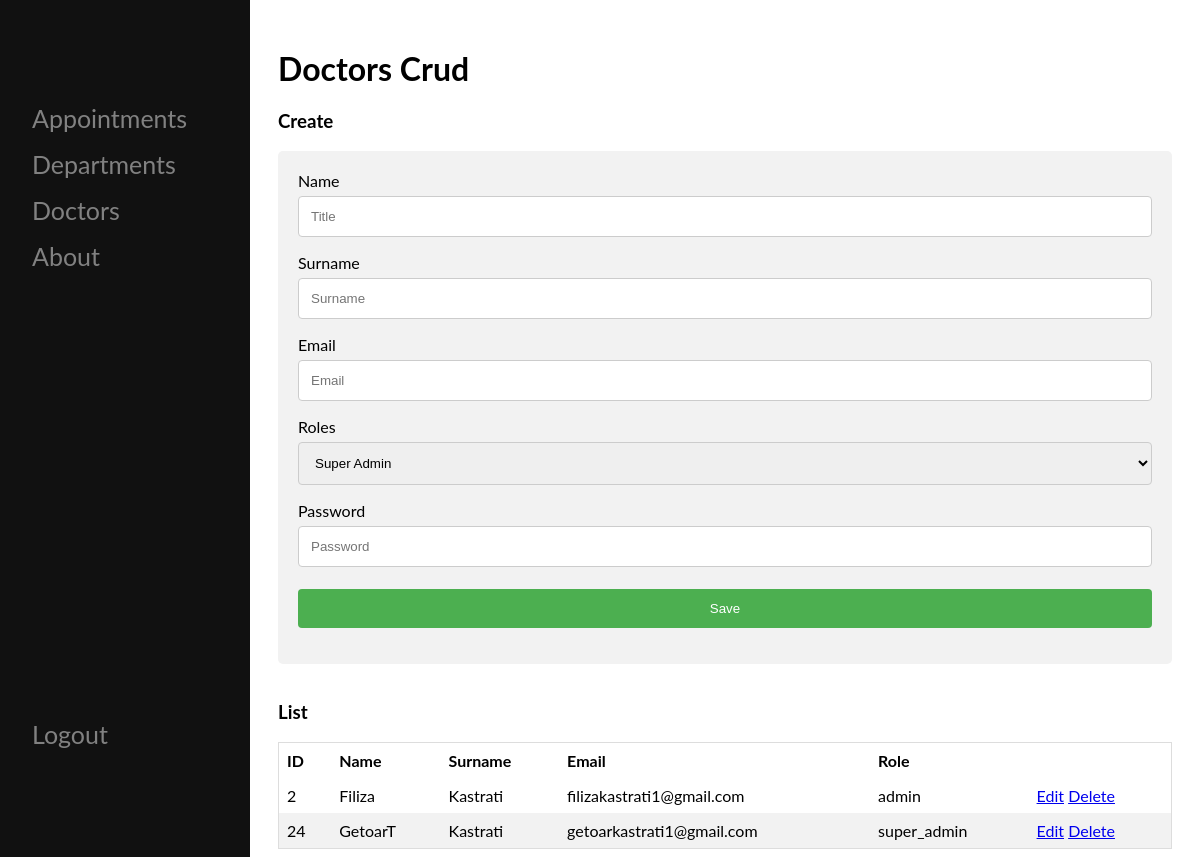
Page /admin/users/index.php on the committed database.
### tables this page shows
CREATE TABLE `users` (
  `id` int(11) NOT NULL,
  `name` varchar(60) NOT NULL,
  `surname` varchar(60) DEFAULT NULL,
  `email` varchar(80) NOT NULL,
  `user_role` varchar(15) NOT NULL,
  `password` varchar(60) NOT NULL
);

### classes/User.php (called while the page is built, shortened)
<?php
class User
{
    public static function getAll()
    {
        $conn = Database::connection();
        $sql = $conn->query("SELECT * FROM users");
        return $sql->fetch_all( MYSQLI_ASSOC);
    }
}

### admin/users/index.php (the view, shortened to what this page needs)
<?php
require("../../classes/User.php");
if ($_SERVER['REQUEST_METHOD'] === 'POST') {
    if (isset($_POST["name"]) && isset($_POST["surname"]) && isset($_POST["email"]) && filter_var($_POST["email"], FILTER_VALIDATE_EMAIL) && !empty($_POST["name"]) && !empty($_POST["surname"]) && !empty($_POST["email"])) {
        $name = $_POST["name"];
        $surname = $_POST["surname"];
        $email = $_POST["email"];
        $userRole = $_POST["user_role"];
        $password = $_POST["password"];
        $user = new User();
        $user->setName($name);
        $user->setSurname($surname);
        $user->setEmail($email);
        $user->setRole($userRole);
        $user->setPassword($password);
        if (isset($_POST["id"]) && !empty($_POST["id"])) {
            $user->setId($_POST["id"]);
            $saved = $user->updateInDatabase();
        } else {
            $saved = $user->saveToDatabase();
        }
        if ($saved) {
            $_SESSION['admin_message'] = 'User created!';
        } else {
            $_SESSION['admin_error'] = 'Failed saving!';
        }
    } else {
        $_SESSION['admin_error'] = 'Fill all fields!';
    }
    header("Location: /medical-clinic/admin/users");
    exit();
} else {
    $users = User::getAll();
}
?>
<!DOCTYPE html>
<html>
<head>
    <link rel="stylesheet" href="../../css/admin-style.css"/>
</head>
<body>
<?php include "../../components/admin_nav.php" ?>
<h1>Doctors Crud</h1>
<?php
if (isset($user)) {
    echo "<h3>${user['name']}</h3>";
} else {
    echo '<h3>Create</h3>';
}
?>
<div class="container">
    <form method="post" action="/medical-clinic/admin/users/index.php">
        <label for="fname">Name</label>
        <input type="text" id="fname" name="name" placeholder="Title"
               value="<?php echo isset($user) ? $user['name'] : '' ?>">
        <label for="lname">Surname</label>
        <input type="text" id="lname" name="surname" placeholder="Surname"
               value="<?php echo isset($user) ? $user['surname'] : '' ?>">
        <label for="email">Email</label>
        <input type="email" id="email" name="email" placeholder="Email"
               value="<?php echo isset($user) ? $user['email'] : '' ?>">
        <label for="roles">Roles</label>
        <select id="roles" name="user_role">
            <option <?php echo isset($user) && $user['user_role'] == 'super_admin' ? 'selected' : ''; ?>
                    value="super_admin">Super Admin
            </option>
        </select>
        <?php if (!isset($user)) { ?>
            <label for="password">Password</label>
            <input type="password" id="password" name="password" placeholder="Password" value="">
        <?php } ?>
        <input type="submit" value="Save">
    </form>
</div>
<br>
<h3>List</h3>
<table>
    <thead>
    <tr>
        <th>ID</th>
        <th>Name</th>
        <th>Surname</th>
        <th>Email</th>
        <th>Role</th>
        <th></th>
    </tr>
    </thead>
    <tbody>
    <?php
    foreach ($users as $user) { ?>
        <tr>
            <td><?php echo $user['id']; ?></td>
            <td><?php echo $user['name']; ?></td>
            <td><?php echo $user['surname']; ?></td>
            <td><?php echo $user['email']; ?></td>
            <td><?php echo $user['user_role']; ?></td>
            <td>
                <a href="/medical-clinic/admin/users?id=<?php echo $user['id'] ?>">Edit</a>
                <a href="/medical-clinic/admin/users?id=<?php echo $user['id'] ?>&action=delete">Delete</a>
            </td>
        </tr>
    <?php } ?>
    </tbody>
</table>
</body>
</html>

### Css/admin-style.css (style rules this page uses)
body { font-family: "Lato", sans-serif; padding-left: 270px; padding-top: 20px; padding-right: 20px; }
* { box-sizing: border-box; }
table { border-collapse: collapse; border-spacing: 0; width: 100%; border: 1px solid #ddd; }
th, td { text-align: left; padding: 8px; }
tr:nth-child(even) { background-color: #f2f2f2 }
input, select, textarea { width: 100%; padding: 12px; border: 1px solid #ccc; border-radius: 4px; box-sizing: border-box; margin-top: 6px; margin-bottom: 16px; resize: vertical; }
input[type=submit] { background-color: #4CAF50; color: white; padding: 12px 20px; border: none; border-radius: 4px; cursor: pointer; }
.container { border-radius: 5px; background-color: #f2f2f2; padding: 20px; }

### rows in the picture
users: id "2", name "Filiza", surname "Kastrati", email "filizakastrati1@gmail.com", user_role "admin"
users: id "24", name "GetoarT", surname "Kastrati", email "getoarkastrati1@gmail.com", user_role "super_admin"
